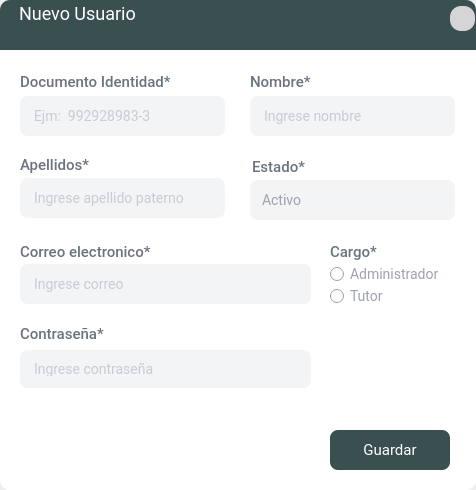
<?xml version="1.0" encoding="UTF-8"?>
<ui version="4.0">
 <class>Perfil</class>
 <widget class="QDialog" name="Perfil">
  <property name="geometry">
   <rect>
    <x>0</x>
    <y>0</y>
    <width>476</width>
    <height>490</height>
   </rect>
  </property>
  <property name="minimumSize">
   <size>
    <width>476</width>
    <height>400</height>
   </size>
  </property>
  <property name="maximumSize">
   <size>
    <width>476</width>
    <height>490</height>
   </size>
  </property>
  <property name="windowTitle">
   <string>Dialog</string>
  </property>
  <property name="windowIcon">
   <iconset>
    <normaloff>:/prefijoNuevo/logo.png</normaloff>:/prefijoNuevo/logo.png</iconset>
  </property>
  <property name="styleSheet">
   <string notr="true"/>
  </property>
  <layout class="QGridLayout" name="gridLayout">
   <property name="leftMargin">
    <number>0</number>
   </property>
   <property name="topMargin">
    <number>0</number>
   </property>
   <property name="rightMargin">
    <number>0</number>
   </property>
   <property name="bottomMargin">
    <number>0</number>
   </property>
   <property name="spacing">
    <number>0</number>
   </property>
   <item row="0" column="0">
    <widget class="QFrame" name="frame">
     <property name="frameShape">
      <enum>QFrame::NoFrame</enum>
     </property>
     <property name="frameShadow">
      <enum>QFrame::Plain</enum>
     </property>
     <layout class="QGridLayout" name="gridLayout_2">
      <property name="leftMargin">
       <number>0</number>
      </property>
      <property name="topMargin">
       <number>0</number>
      </property>
      <property name="rightMargin">
       <number>0</number>
      </property>
      <property name="bottomMargin">
       <number>0</number>
      </property>
      <property name="spacing">
       <number>0</number>
      </property>
      <item row="1" column="0">
       <widget class="QFrame" name="frame_3">
        <property name="minimumSize">
         <size>
          <width>0</width>
          <height>0</height>
         </size>
        </property>
        <property name="styleSheet">
         <string notr="true">#frame_3{
background-color: rgb(255, 255, 255);
border-Bottom-left-radius: 10px;
border-Bottom-right-radius: 10px;
}

QLabel{
font-family: Roboto;
font-style: normal;
font-weight: 450;
font-size: 15px;
letter-spacing: 0.02em;
color: #6B7280;}


QLineEdit{
font-family: Roboto;
font-style: normal;
font-weight: normal;
font-size: 14px;
letter-spacing: 0.02em;
background: #F3F4F6;
border: 2px solid #F3F4F6;
border-radius: 8px;
color:#9CA3AF;
padding:10px}

QLineEdit::focus{
background: #FFFFFF;
border: 2px solid #3A4F50;
border-radius: 8px;
}


/* DATE */
QDateEdit
{
font-family: Roboto;
font-style: normal;
font-weight: normal;
font-size: 14px;
letter-spacing: 0.02em;
background: #F3F4F6;
color:#9CA3AF;
padding:8px;
border-radius:8px;
}

QDateEdit::drop-down
{
	image: url(:/prefijoNuevo/025-calendar-13.png);
    width:15px;
    height:15px;
padding:13px 20px 10px 10px;
}

QDateEdit::focus{
background: #FFFFFF;
border: 2px solid #3A4F50;
border-radius: 8px;
}

QComboBox{
font-family: Roboto;
font-style: normal;
font-weight: normal;
font-size: 14px;
letter-spacing: 0.02em;
background: #F3F4F6;
color:#9CA3AF;
border-radius:8px;
padding:10px;
combobox-popup: 0;
border: 2px solid #F3F4F6;

}


QComboBox::drop-down
{
    width: 20px;
    border-left-width: 1px;
	padding: 10px 10px 10px 20px;
 }


QComboBox QAbstractItemView {
	color:#9CA3AF;
	font-size:14px;
	background-color: #F3F4F6;
	selection-background-color:#344647;
	selection-color:#ffffff;
	outline: 0px;
   border: 1px solid #344647;
 border-radius:8px;
padding:10px
}



QComboBox::down-arrow
{
	image: url(:/menu/contraerabajo.png);
     width: 11px;
     height: 11px;
}

QComboBox::focus{
background: #FFFFFF;
border: 2px solid #344647;
border-radius: 8px;
}

QComboBox {combobox-popup: 0}

QRadioButton{font-family: Roboto;
font-style: normal;
font-weight: normal;
font-size: 14px;
color:#9CA3AF}






</string>
        </property>
        <property name="frameShape">
         <enum>QFrame::NoFrame</enum>
        </property>
        <property name="frameShadow">
         <enum>QFrame::Raised</enum>
        </property>
        <widget class="QPushButton" name="btn_guardar">
         <property name="geometry">
          <rect>
           <x>330</x>
           <y>380</y>
           <width>120</width>
           <height>40</height>
          </rect>
         </property>
         <property name="minimumSize">
          <size>
           <width>120</width>
           <height>40</height>
          </size>
         </property>
         <property name="maximumSize">
          <size>
           <width>120</width>
           <height>40</height>
          </size>
         </property>
         <property name="cursor">
          <cursorShape>PointingHandCursor</cursorShape>
         </property>
         <property name="focusPolicy">
          <enum>Qt::NoFocus</enum>
         </property>
         <property name="styleSheet">
          <string notr="true">/*  BOTON */

QPushButton{
font-family: Roboto;
font-style: normal;
font-weight: normal;
font-size: 15px;
letter-spacing: 0.02em;
color:white;
padding:8px;
background: #3A4F50;
border-radius: 8px;}

QPushButton:hover{background: #344748;
border-radius: 8px; }
</string>
         </property>
         <property name="text">
          <string>Guardar</string>
         </property>
         <property name="iconSize">
          <size>
           <width>15</width>
           <height>21</height>
          </size>
         </property>
        </widget>
        <widget class="QFrame" name="frame_4">
         <property name="geometry">
          <rect>
           <x>10</x>
           <y>10</y>
           <width>461</width>
           <height>351</height>
          </rect>
         </property>
         <property name="minimumSize">
          <size>
           <width>0</width>
           <height>0</height>
          </size>
         </property>
         <property name="styleSheet">
          <string notr="true"/>
         </property>
         <property name="frameShape">
          <enum>QFrame::NoFrame</enum>
         </property>
         <property name="frameShadow">
          <enum>QFrame::Raised</enum>
         </property>
         <widget class="QLabel" name="lbl5">
          <property name="geometry">
           <rect>
            <x>10</x>
            <y>93</y>
            <width>151</width>
            <height>21</height>
           </rect>
          </property>
          <property name="styleSheet">
           <string notr="true"/>
          </property>
          <property name="text">
           <string>Apellidos*</string>
          </property>
          <property name="alignment">
           <set>Qt::AlignBottom|Qt::AlignLeading|Qt::AlignLeft</set>
          </property>
         </widget>
         <widget class="QLineEdit" name="line_dni">
          <property name="enabled">
           <bool>true</bool>
          </property>
          <property name="geometry">
           <rect>
            <x>10</x>
            <y>36</y>
            <width>205</width>
            <height>40</height>
           </rect>
          </property>
          <property name="styleSheet">
           <string notr="true"/>
          </property>
          <property name="maxLength">
           <number>11</number>
          </property>
          <property name="frame">
           <bool>true</bool>
          </property>
          <property name="alignment">
           <set>Qt::AlignLeading|Qt::AlignLeft|Qt::AlignVCenter</set>
          </property>
          <property name="placeholderText">
           <string>Ejm:  992928983-3</string>
          </property>
         </widget>
         <widget class="QLabel" name="lbl11">
          <property name="geometry">
           <rect>
            <x>10</x>
            <y>10</y>
            <width>171</width>
            <height>21</height>
           </rect>
          </property>
          <property name="styleSheet">
           <string notr="true"/>
          </property>
          <property name="text">
           <string>Documento Identidad*</string>
          </property>
          <property name="alignment">
           <set>Qt::AlignBottom|Qt::AlignLeading|Qt::AlignLeft</set>
          </property>
         </widget>
         <widget class="QLabel" name="lbl9">
          <property name="geometry">
           <rect>
            <x>240</x>
            <y>10</y>
            <width>81</width>
            <height>21</height>
           </rect>
          </property>
          <property name="styleSheet">
           <string notr="true"/>
          </property>
          <property name="text">
           <string>Nombre*</string>
          </property>
          <property name="alignment">
           <set>Qt::AlignBottom|Qt::AlignLeading|Qt::AlignLeft</set>
          </property>
         </widget>
         <widget class="QLineEdit" name="line_nombre">
          <property name="enabled">
           <bool>true</bool>
          </property>
          <property name="geometry">
           <rect>
            <x>240</x>
            <y>36</y>
            <width>205</width>
            <height>40</height>
           </rect>
          </property>
          <property name="styleSheet">
           <string notr="true"/>
          </property>
          <property name="maxLength">
           <number>100</number>
          </property>
          <property name="frame">
           <bool>true</bool>
          </property>
          <property name="alignment">
           <set>Qt::AlignLeading|Qt::AlignLeft|Qt::AlignVCenter</set>
          </property>
          <property name="placeholderText">
           <string>Ingrese nombre</string>
          </property>
          <property name="clearButtonEnabled">
           <bool>false</bool>
          </property>
         </widget>
         <widget class="QLineEdit" name="line_apeP">
          <property name="enabled">
           <bool>true</bool>
          </property>
          <property name="geometry">
           <rect>
            <x>10</x>
            <y>118</y>
            <width>205</width>
            <height>40</height>
           </rect>
          </property>
          <property name="styleSheet">
           <string notr="true"/>
          </property>
          <property name="maxLength">
           <number>100</number>
          </property>
          <property name="frame">
           <bool>true</bool>
          </property>
          <property name="alignment">
           <set>Qt::AlignLeading|Qt::AlignLeft|Qt::AlignVCenter</set>
          </property>
          <property name="placeholderText">
           <string>Ingrese apellido paterno</string>
          </property>
         </widget>
         <widget class="QLabel" name="lbl10">
          <property name="geometry">
           <rect>
            <x>320</x>
            <y>180</y>
            <width>82</width>
            <height>21</height>
           </rect>
          </property>
          <property name="styleSheet">
           <string notr="true"/>
          </property>
          <property name="text">
           <string>Cargo*</string>
          </property>
          <property name="alignment">
           <set>Qt::AlignBottom|Qt::AlignLeading|Qt::AlignLeft</set>
          </property>
         </widget>
         <widget class="QLabel" name="lbl3">
          <property name="geometry">
           <rect>
            <x>10</x>
            <y>180</y>
            <width>151</width>
            <height>21</height>
           </rect>
          </property>
          <property name="styleSheet">
           <string notr="true"/>
          </property>
          <property name="text">
           <string>Correo electronico*</string>
          </property>
          <property name="alignment">
           <set>Qt::AlignBottom|Qt::AlignLeading|Qt::AlignLeft</set>
          </property>
         </widget>
         <widget class="QLineEdit" name="line_correo">
          <property name="enabled">
           <bool>true</bool>
          </property>
          <property name="geometry">
           <rect>
            <x>10</x>
            <y>204</y>
            <width>291</width>
            <height>40</height>
           </rect>
          </property>
          <property name="styleSheet">
           <string notr="true"/>
          </property>
          <property name="maxLength">
           <number>100</number>
          </property>
          <property name="frame">
           <bool>true</bool>
          </property>
          <property name="alignment">
           <set>Qt::AlignLeading|Qt::AlignLeft|Qt::AlignVCenter</set>
          </property>
          <property name="placeholderText">
           <string>Ingrese correo</string>
          </property>
         </widget>
         <widget class="QLabel" name="lbl6_2">
          <property name="geometry">
           <rect>
            <x>10</x>
            <y>262</y>
            <width>151</width>
            <height>21</height>
           </rect>
          </property>
          <property name="styleSheet">
           <string notr="true"/>
          </property>
          <property name="text">
           <string>Contraseña*</string>
          </property>
          <property name="alignment">
           <set>Qt::AlignBottom|Qt::AlignLeading|Qt::AlignLeft</set>
          </property>
         </widget>
         <widget class="QLabel" name="lbl6_3">
          <property name="geometry">
           <rect>
            <x>242</x>
            <y>95</y>
            <width>81</width>
            <height>21</height>
           </rect>
          </property>
          <property name="styleSheet">
           <string notr="true"/>
          </property>
          <property name="text">
           <string>Estado*</string>
          </property>
          <property name="alignment">
           <set>Qt::AlignBottom|Qt::AlignLeading|Qt::AlignLeft</set>
          </property>
         </widget>
         <widget class="QComboBox" name="cbox_estado">
          <property name="geometry">
           <rect>
            <x>240</x>
            <y>120</y>
            <width>205</width>
            <height>40</height>
           </rect>
          </property>
          <property name="cursor">
           <cursorShape>PointingHandCursor</cursorShape>
          </property>
          <property name="styleSheet">
           <string notr="true"/>
          </property>
          <property name="currentIndex">
           <number>1</number>
          </property>
          <item>
           <property name="text">
            <string>Inactivo</string>
           </property>
          </item>
          <item>
           <property name="text">
            <string>Activo</string>
           </property>
          </item>
         </widget>
         <widget class="QRadioButton" name="admi">
          <property name="enabled">
           <bool>true</bool>
          </property>
          <property name="geometry">
           <rect>
            <x>320</x>
            <y>206</y>
            <width>131</width>
            <height>17</height>
           </rect>
          </property>
          <property name="text">
           <string>Administrador</string>
          </property>
         </widget>
         <widget class="QRadioButton" name="tutor">
          <property name="geometry">
           <rect>
            <x>320</x>
            <y>228</y>
            <width>111</width>
            <height>17</height>
           </rect>
          </property>
          <property name="text">
           <string>Tutor</string>
          </property>
         </widget>
         <widget class="QLineEdit" name="line_contrasena">
          <property name="enabled">
           <bool>true</bool>
          </property>
          <property name="geometry">
           <rect>
            <x>10</x>
            <y>290</y>
            <width>291</width>
            <height>38</height>
           </rect>
          </property>
          <property name="minimumSize">
           <size>
            <width>0</width>
            <height>0</height>
           </size>
          </property>
          <property name="maximumSize">
           <size>
            <width>16777215</width>
            <height>16777215</height>
           </size>
          </property>
          <property name="styleSheet">
           <string notr="true"/>
          </property>
          <property name="echoMode">
           <enum>QLineEdit::Password</enum>
          </property>
          <property name="placeholderText">
           <string>Ingrese contraseña</string>
          </property>
         </widget>
        </widget>
       </widget>
      </item>
      <item row="0" column="0">
       <widget class="QFrame" name="frame_2">
        <property name="minimumSize">
         <size>
          <width>0</width>
          <height>50</height>
         </size>
        </property>
        <property name="maximumSize">
         <size>
          <width>16777215</width>
          <height>50</height>
         </size>
        </property>
        <property name="styleSheet">
         <string notr="true">#frame_2{background: #3A4F50 ;border-top-left-radius: 10px;
border-top-right-radius: 10px;}</string>
        </property>
        <property name="frameShape">
         <enum>QFrame::NoFrame</enum>
        </property>
        <property name="frameShadow">
         <enum>QFrame::Raised</enum>
        </property>
        <widget class="QToolButton" name="btn_closeedit">
         <property name="geometry">
          <rect>
           <x>450</x>
           <y>6</y>
           <width>25</width>
           <height>25</height>
          </rect>
         </property>
         <property name="focusPolicy">
          <enum>Qt::NoFocus</enum>
         </property>
         <property name="toolTip">
          <string>Cerrar</string>
         </property>
         <property name="styleSheet">
          <string notr="true">#btn_closeedit{
font-family: Roboto;
font-weight: normal;
font-size: 14px;
background-color: #d5d5d8;
color: #6B7280;
border-radius:11px
}



#btn_closeedit:hover{background:#ce4d3a ;
border-radius:11px; }

</string>
         </property>
         <property name="text">
          <string/>
         </property>
         <property name="icon">
          <iconset resource="../image/source.qrc">
           <normaloff>:/menu/x.png</normaloff>:/menu/x.png</iconset>
         </property>
         <property name="iconSize">
          <size>
           <width>13</width>
           <height>13</height>
          </size>
         </property>
         <property name="autoRaise">
          <bool>true</bool>
         </property>
        </widget>
        <widget class="QLabel" name="lbl_titulo_ventana">
         <property name="geometry">
          <rect>
           <x>19</x>
           <y>4</y>
           <width>241</width>
           <height>19</height>
          </rect>
         </property>
         <property name="styleSheet">
          <string notr="true">QLabel{font-family: Roboto;
font-style: normal;
font-weight: normal;
font-size: 18px;
line-height: 23px;
letter-spacing: 0.02em;
color: #FFFFFF;}</string>
         </property>
         <property name="text">
          <string>Nuevo Usuario</string>
         </property>
        </widget>
        <widget class="QLabel" name="lbl_usuariologeado">
         <property name="geometry">
          <rect>
           <x>20</x>
           <y>27</y>
           <width>341</width>
           <height>21</height>
          </rect>
         </property>
         <property name="styleSheet">
          <string notr="true">QLabel{font-family: Roboto;
font-style: normal;
font-weight: normal;
font-size: 14px;
line-height: 23px;
letter-spacing: 0.02em;
color: #FFFFFF;}</string>
         </property>
         <property name="text">
          <string/>
         </property>
        </widget>
       </widget>
      </item>
     </layout>
    </widget>
   </item>
  </layout>
 </widget>
 <tabstops>
  <tabstop>line_dni</tabstop>
  <tabstop>line_nombre</tabstop>
  <tabstop>line_apeP</tabstop>
  <tabstop>cbox_estado</tabstop>
  <tabstop>line_correo</tabstop>
  <tabstop>admi</tabstop>
  <tabstop>tutor</tabstop>
 </tabstops>
 <resources>
  <include location="../image/source.qrc"/>
 </resources>
 <connections/>
</ui>
